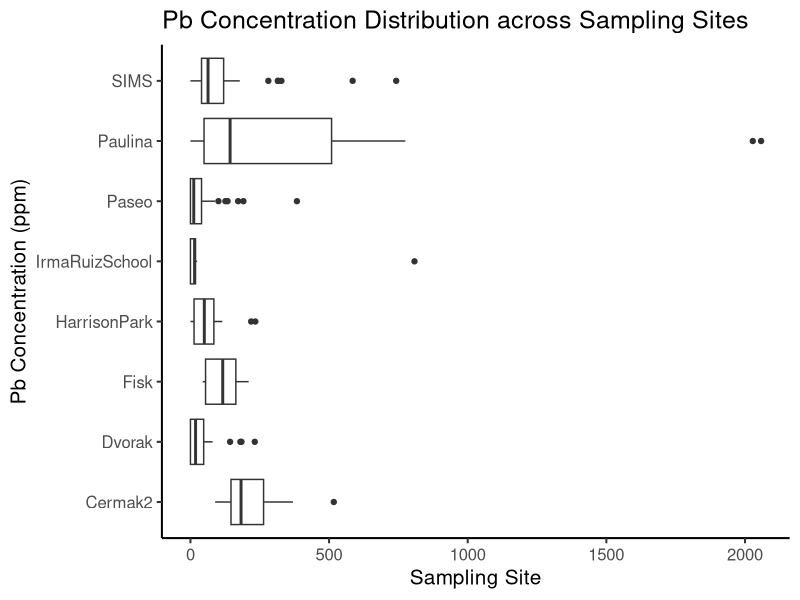
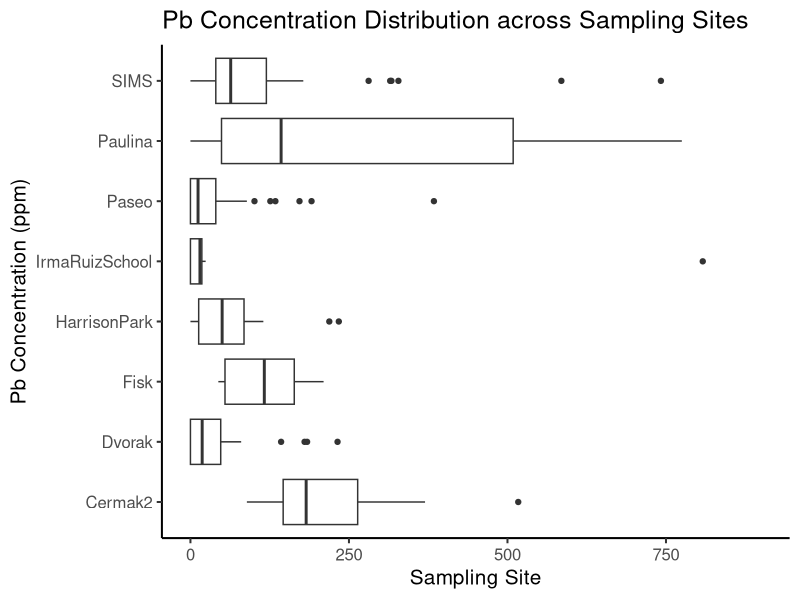
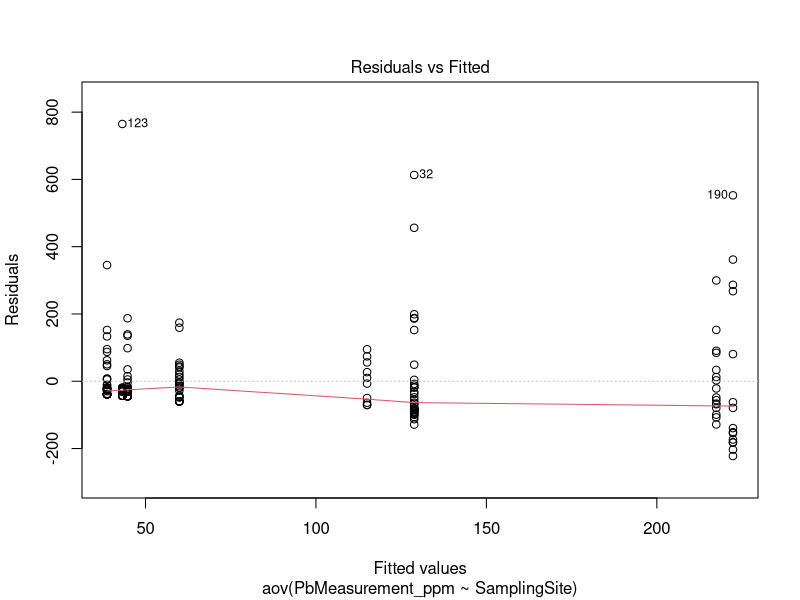
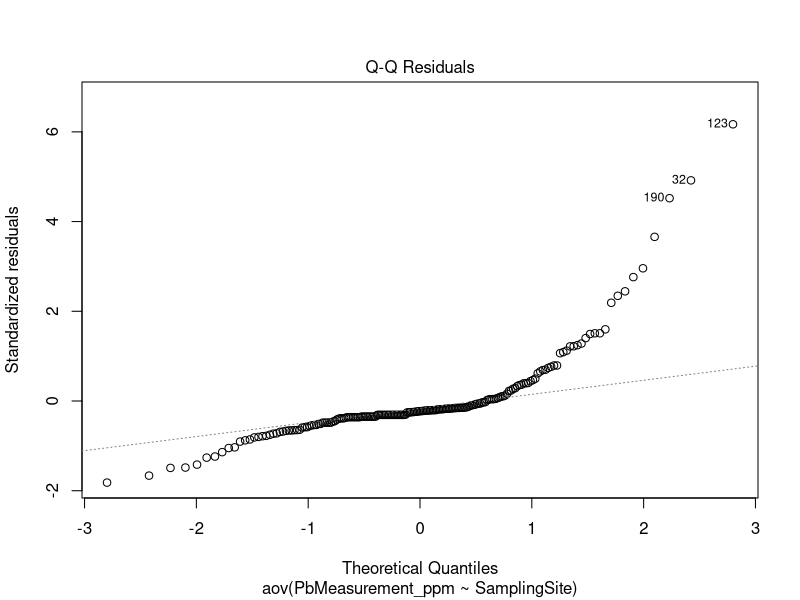
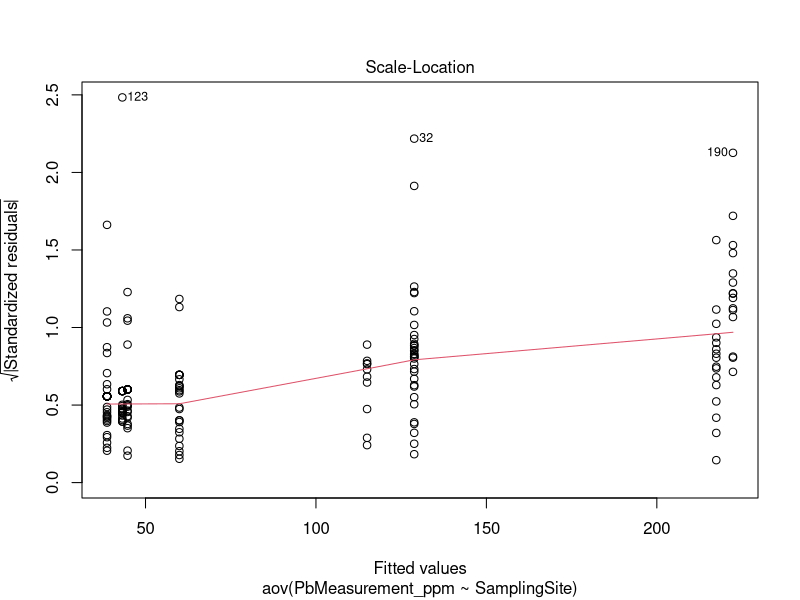
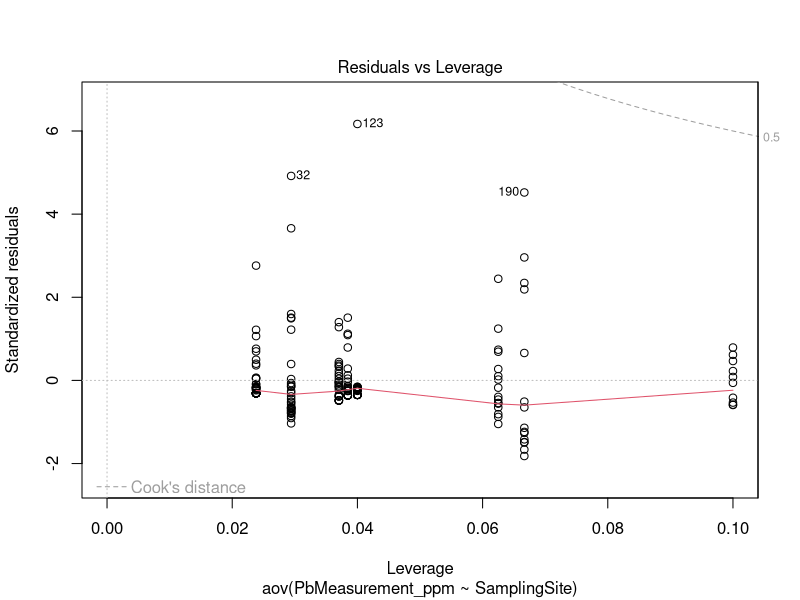
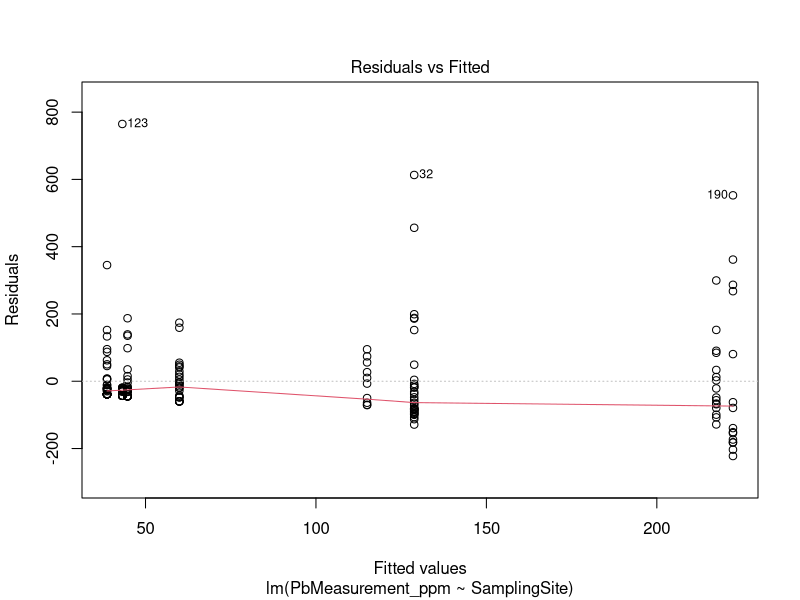
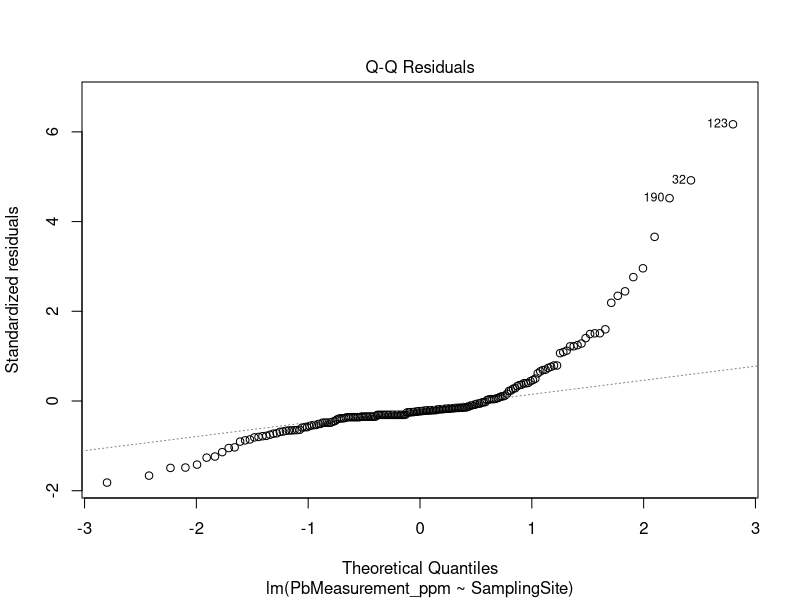

The R script that drew these images, in order:
## ---- chunk 1
knitr::opts_chunk$set(echo = TRUE)
## ---- chunk 2
library(tidyverse)
Pb2 = read_csv("../data/survey_results.csv")
glimpse(Pb2)

## ---- chunk 3
library(ggplot2)

ggplot(Pb2) +
  aes(x = PbMeasurement_ppm, y = SamplingSite) +
  geom_boxplot() +
    theme_classic(base_size = 15)+
   labs(
    x = "Sampling Site",
    y = "Pb Concentration (ppm)",
    title = "Pb Concentration Distribution across Sampling Sites")

#boxplot without outliers
ggplot(Pb2) +
  aes(x = PbMeasurement_ppm, y = SamplingSite) +
  geom_boxplot() +
    theme_classic(base_size = 15)+
    coord_cartesian(xlim = c(0, 900))+
   labs(
    x = "Sampling Site",
    y = "Pb Concentration (ppm)",
    title = "Pb Concentration Distribution across Sampling Sites")

## ---- chunk 4
site_aov <- aov(PbMeasurement_ppm ~ SamplingSite, data = Pb2%>%
            filter(PbMeasurement_ppm < 900)) #remove outliers
summary(site_aov)
plot(site_aov)
## ---- chunk 5

site_lm <- lm(PbMeasurement_ppm ~ SamplingSite, data = Pb2%>%
            filter(PbMeasurement_ppm < 900))
summary(site_lm)
plot(site_lm)
## ---- chunk 6
#add new samplingsite categories
Pbdf <-Pb2 %>%
  mutate(SiteGroup = case_when(
    SamplingSite %in% c("SIMS", "Cermak2", "Fisk") ~ "IC",
    SamplingSite == "Paulina" ~ "Res",
    SamplingSite %in% c("Dvorak", "HarrisonPark") ~ "Park",
    SamplingSite == "IrmaRuizSchool" ~ "School",
    SamplingSite == "Paseo" ~ "Garden"
  )
         )
Pbdf

#Linear model Pb ~ GroupSite (industrial corridor vs residential vs community based sites)
Loc2 <- lm(PbMeasurement_ppm ~ SiteGroup, data = Pbdf)
summary(Loc2)
plot(Loc2)
## ---- chunk 7
ggplot(Pb2)+
  aes(x = factor(Buffer_m)  , y = PbMeasurement_ppm)+
  geom_boxplot()+
  geom_jitter()+
  coord_cartesian(ylim = c(0, 900)) 
## ---- chunk 8
#buffer and sample site w/o outlier
ggplot(Pb2)+
  aes(x = factor(Buffer_m), y = PbMeasurement_ppm)+
  geom_jitter()+
  facet_wrap(~SamplingSite)+
  coord_cartesian(ylim = c(0, 800)) 
## ---- chunk 9
Buf_aov <- aov(PbMeasurement_ppm ~ factor(Buffer_m),
  data = Pb2%>%
  filter(PbMeasurement_ppm < 900))

summary(Buf_aov)
plot(Buf_aov)
## ---- chunk 10
Buf <- lm(PbMeasurement_ppm ~ factor(Buffer_m), data = Pb2 %>%
            filter(PbMeasurement_ppm < 900))
summary(Buf)
plot(Buf)
